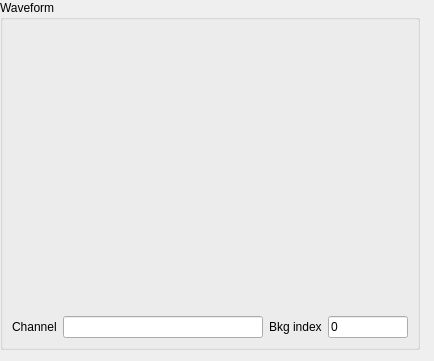
<?xml version="1.0" encoding="UTF-8"?>
<ui version="4.0">
 <class>Form</class>
 <widget class="QWidget" name="Form">
  <property name="geometry">
   <rect>
    <x>0</x>
    <y>0</y>
    <width>434</width>
    <height>361</height>
   </rect>
  </property>
  <property name="windowTitle">
   <string>Form</string>
  </property>
  <widget class="QGroupBox" name="groupBox">
   <property name="geometry">
    <rect>
     <x>0</x>
     <y>0</y>
     <width>420</width>
     <height>350</height>
    </rect>
   </property>
   <property name="minimumSize">
    <size>
     <width>400</width>
     <height>0</height>
    </size>
   </property>
   <property name="title">
    <string>Waveform</string>
   </property>
   <layout class="QVBoxLayout" name="verticalLayout">
    <item>
     <widget class="LayoutWidget" name="pgLayout" native="true">
      <property name="sizePolicy">
       <sizepolicy hsizetype="Expanding" vsizetype="Expanding">
        <horstretch>0</horstretch>
        <verstretch>0</verstretch>
       </sizepolicy>
      </property>
     </widget>
    </item>
    <item>
     <layout class="QHBoxLayout" name="horizontalLayout">
      <item>
       <widget class="QLabel" name="channelLabel">
        <property name="text">
         <string>Channel</string>
        </property>
       </widget>
      </item>
      <item>
       <widget class="QLineEdit" name="channelEdit">
        <property name="minimumSize">
         <size>
          <width>200</width>
          <height>0</height>
         </size>
        </property>
       </widget>
      </item>
      <item>
       <widget class="QLabel" name="bkgLabel">
        <property name="text">
         <string>Bkg index</string>
        </property>
       </widget>
      </item>
      <item>
       <widget class="QLineEdit" name="bkgEdit">
        <property name="sizePolicy">
         <sizepolicy hsizetype="Preferred" vsizetype="Fixed">
          <horstretch>0</horstretch>
          <verstretch>0</verstretch>
         </sizepolicy>
        </property>
        <property name="text">
         <string>0</string>
        </property>
       </widget>
      </item>
     </layout>
    </item>
   </layout>
  </widget>
 </widget>
 <customwidgets>
  <customwidget>
   <class>LayoutWidget</class>
   <extends>QWidget</extends>
   <header>pyqtgraph</header>
   <container>1</container>
  </customwidget>
 </customwidgets>
 <resources/>
 <connections/>
</ui>
